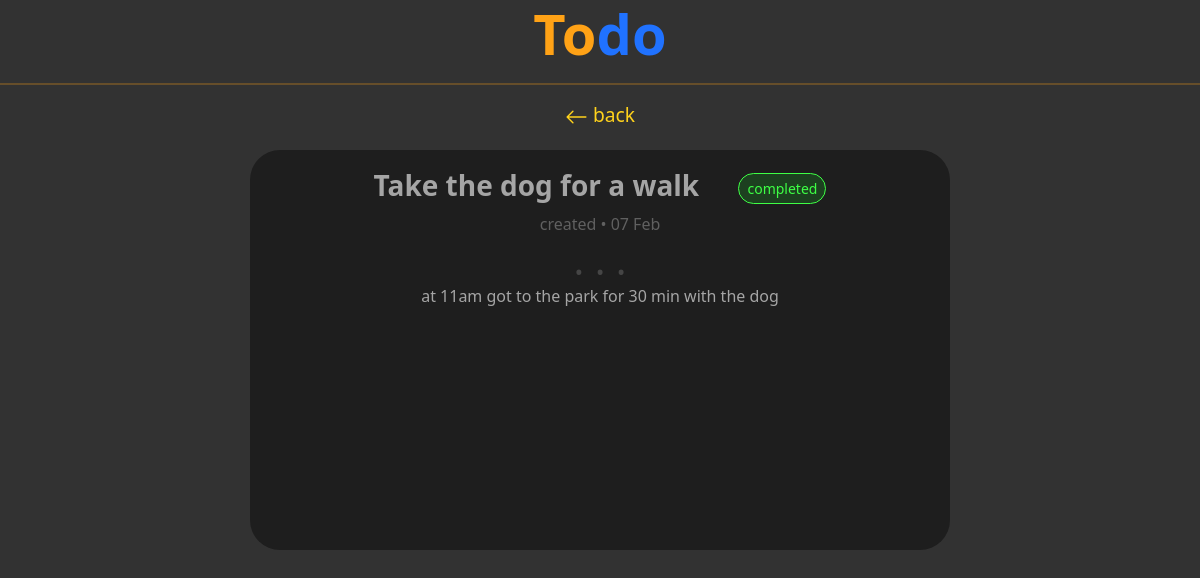
The app's page /todo/18/ with its own data.
### todos/models.py (models this page shows, shortened)
class Entry(models.Model):
    title = models.CharField(max_length=100)
    body = models.TextField(null=True,blank=True)
    date_added = models.DateTimeField(auto_now=True)
    completed = models.BooleanField(default=False)

### todos/views.py (the view)
# urls.py: path('todo/<int:todo_id>/',views.todoDetail, name = "todoDetail"),          # URL to a selected to-do
def todoDetail(request,todo_id):
    entry = Entry.objects.get(id = todo_id)                     # getting the entry of a specific Todo
    context = {"entry":entry }
    return render(request,'todos/todoDetail.html',context )

### todos/templates/todos/todoDetail.html (shortened to what this page needs)
{% extends 'todos/base.html'  %}
{% load bootstrap5 %}
{% block content %}
<body style="background-color: rgb(50, 50, 50)">
    <center>
        <a href="{% url 'todos:index'  %}">
         <h1 style="color:rgb(255, 162, 22);font-size:3.5rem"> <strong> To<span style="color: rgb(32, 114, 255);" >do</span>  </strong>  </h1>
        </a>
    <hr style="border: 1px rgb(255, 162, 22) solid;">
    <div  class="d-flex justify-content-center">
        <div class="col-10">
            <a  style="font-size: 1.2rem;margin-bottom: 5rem;color: rgb(255, 210, 28);" href="{% url 'todos:index' %}"> <svg xmlns="http://www.w3.org/2000/svg" width="23" height="26" fill="currentColor" class="bi bi-arrow-left" viewBox="0 0 16 16">
                <path fill-rule="evenodd" d="M15 8a.5.5 0 0 0-.5-.5H2.707l3.147-3.146a.5.5 0 1 0-.708-.708l-4 4a.5.5 0 0 0 0 .708l4 4a.5.5 0 0 0 .708-.708L2.707 8.5H14.5A.5.5 0 0 0 15 8z"/>
              </svg> <span>back</span>
            </a>
        </div>
        <br>
    </div>
    <div  class="d-flex justify-content-center">
        <div  style="background-color: rgb(30, 30, 30);border-radius: 30px;margin-top: 20px;min-height: 400px;"  class="col-md-7 col-sm-9 col-12">
            <div style="margin:0.5cm 1cm 1cm 1cm">
                {% if entry.completed == True %}
                <h3 style="color: rgb(165, 165, 165);font-weight: 600;">  {{entry.title}}
                     <span style="margin-left: 2rem;">
                        <button class="btn btn-sm rounded-pill" style="background-color: rgba(25, 255, 44, 0.149);color: rgb(62, 255, 69);border:1px rgb(62, 255, 69) solid ;" >
                            completed
                        </button>
                    </span>
                 </h3>
                {% endif %}
                <p style="margin: 0cm;color:rgb(96, 96, 96)" >created &bull; {{entry.date_added|date:"d M"}}</p>
                <center> <h1 style="margin: 0cm;color:rgb(69, 69, 69)">  . . .   </h1></center>
                <p style="color: rgb(165, 165, 165);">  {{entry.body}}  </p>
                <br><br><br>
            </div>
     </div>
    </div>
    </center>
</body>
{% endblock content %}

### todos/static/css/index.css (style rules this page uses)
a { text-decoration: none; }

### records on screen
Entry: title "Take the dog for a walk", date_added "07 Feb", body "at 11am got to the park for 30 min with the dog"
